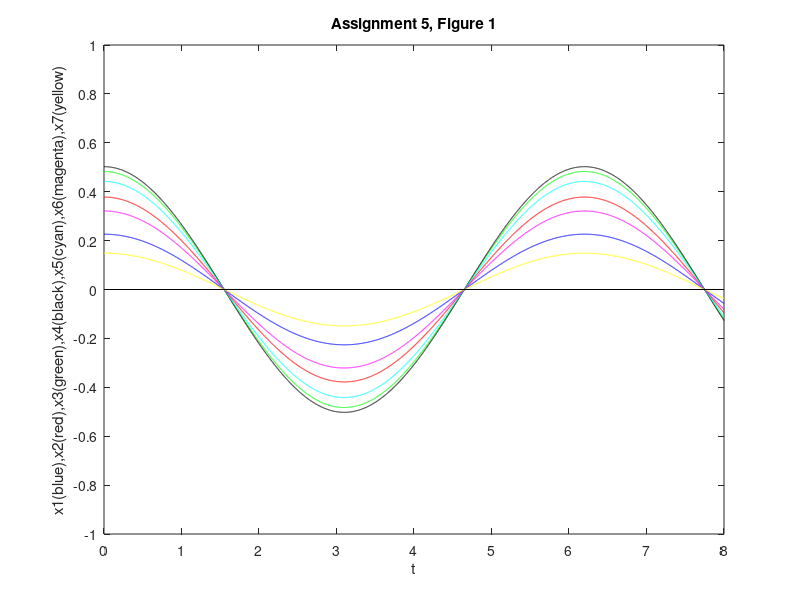
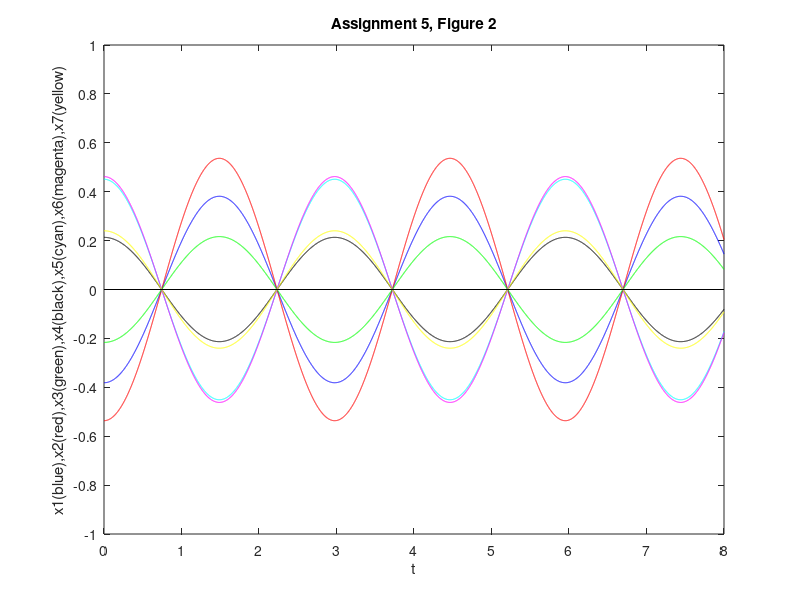
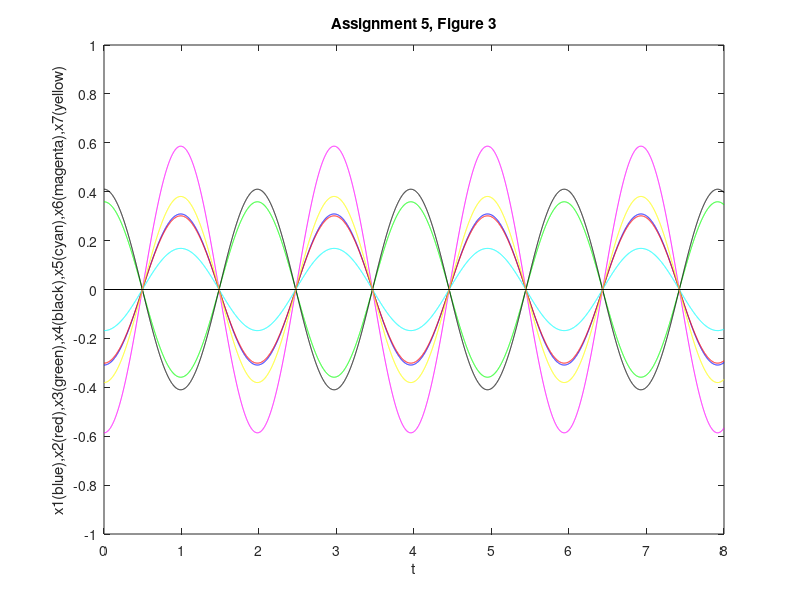
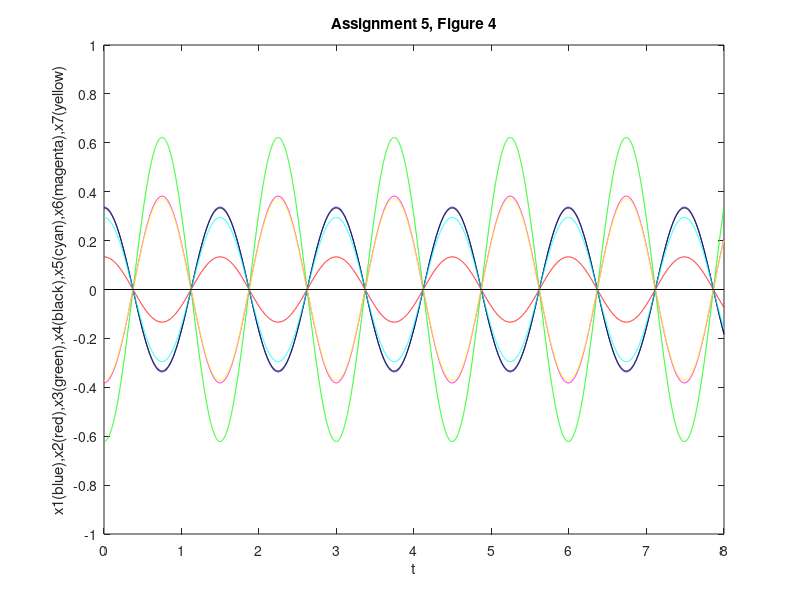

Write the MATLAB code that produced these figures, in order.

m1 = .4;
m2 = .9;
m3 = .7;
m4 = .8;
m5 = .6;
m6 = .5;
m7 = .3; 
k1 = 3.9;
k2 = 5.2;
k3 = 4.2;
k4 = 4.7;
k5 = 5.3;
k6 = 4.9;
k7 = 4.4;
k8 = 5.4;
A = [ -(k1+k2)/m1          k2/m1            0            0            0           0           0

       k2/m2               -(k2+k3)/m2      k3/m2        0            0           0           0
       0                    k3/m3          -(k3+k4)/m3   k4/m3        0           0           0
       0                    0               k4/m4        -(k4+k5)/m4  k5/m4       0           0    
       0                    0                0            k5/m5      -(k5+k6)/m5  k6/m5       0
       0                    0                0            0            k6/m6     -(k6+k7)/m6   k7/m6
       0                    0                0            0             0          k7/m7  -(k7+k8)/m7 ];

A = -A;
[eigvec, eigval] = eig(A);
t = 0:.001:8;
line1x = [0 8];
line1y = [0 0];
titles(1,:)='Assignment 5, Figure 1';
titles(2,:)='Assignment 5, Figure 2';
titles(3,:)='Assignment 5, Figure 3';
titles(4,:)='Assignment 5, Figure 4';
titles(5,:)='Assignment 5, Figure 5';
titles(6,:)='Assignment 5, Figure 6';
titles(7,:)='Assignment 5, Figure 7';
for(k=1:7)
    w=sqrt(eigval(k,k));
    c1=eigvec(1,k);
    c2=eigvec(2,k);
    c3=eigvec(3,k);
    c4=eigvec(4,k);
    c5=eigvec(5,k);
    c6=eigvec(6,k);
    c7=eigvec(7,k);
    x1=c1*cos(w*t);
    x2=c2*cos(w*t);
    x3=c3*cos(w*t);
    x4=c4*cos(w*t);
    x5=c5*cos(w*t);
    x6=c6*cos(w*t);
    x7=c7*cos(w*t);
    figure(k);
    plot(t,x1,'b',t,x2,'r',t,x3,'g',t,x4,'k',t,x5,'c',t,x6,'m',t,x7,'y',line1x,line1y,'k');
    axis([0 8 -1 1 ]);
    set(gca,'xtick',0:8);
    set(gca,'ytick',-1:.2:1);
    xlabel('t');
    ylabel('x1(blue),x2(red),x3(green),x4(black),x5(cyan),x6(magenta),x7(yellow)');
    title(titles(k,:));
end

    